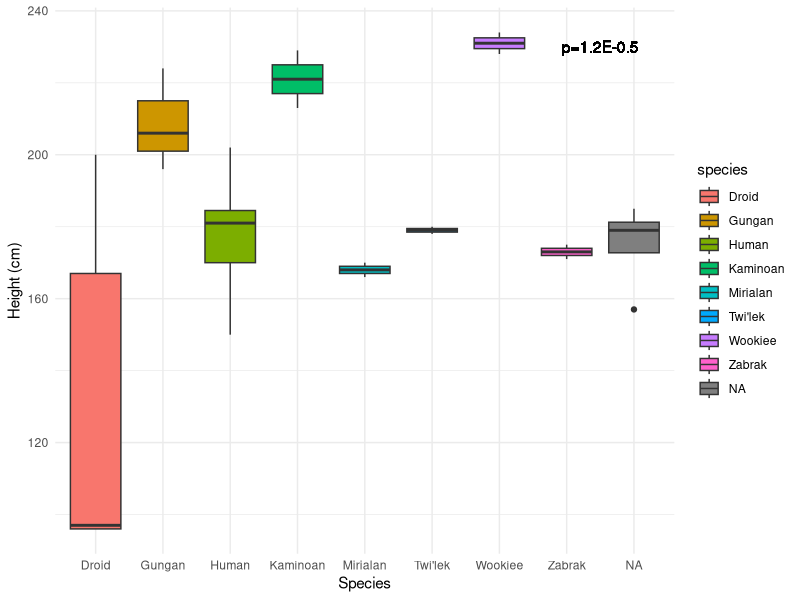
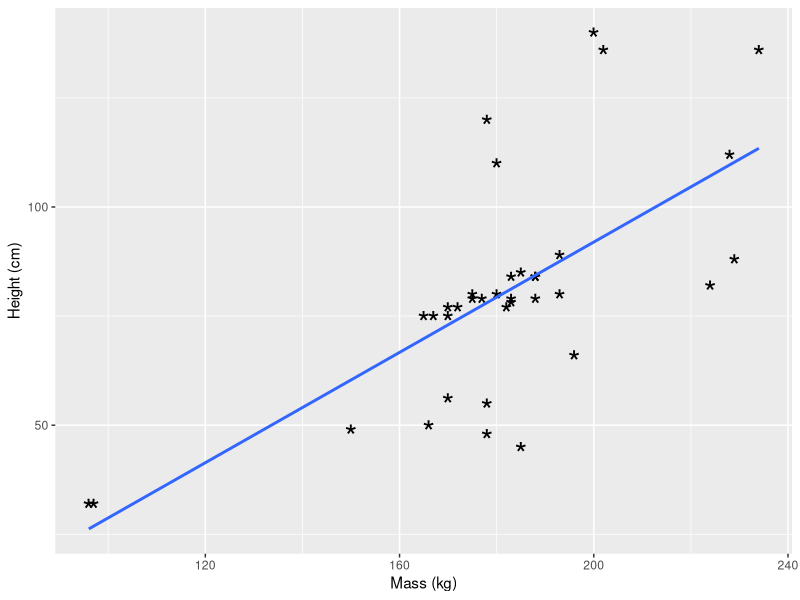
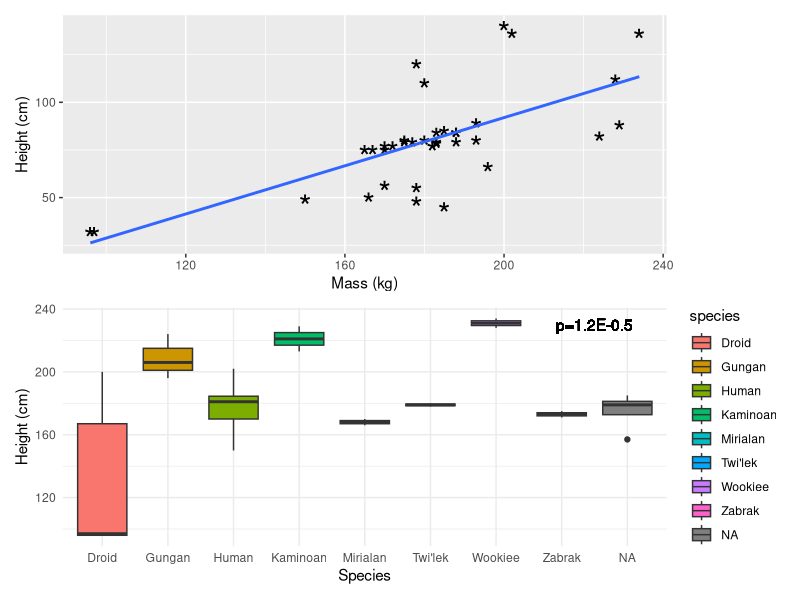
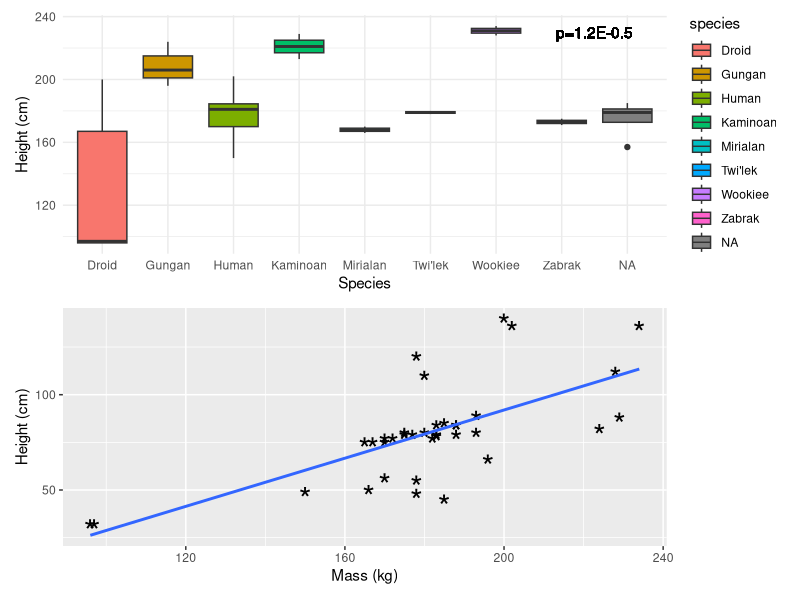

These charts were generated, in order, by the following R code:
## ---- chunk 1
library(dplyr)
library(ggplot2)
library(ggthemes)
library(patchwork)

data(starwars)
glimpse(starwars)

SpeciesMore<- starwars %>%
  group_by(species) %>%
  summarize(TotalNumber=n()) %>%
  filter(TotalNumber>1)

noLists<-filter(starwars, species %in% SpeciesMore$species) %>% 
  select(-(films:starships))
glimpse(noLists)
## ---- chunk 2
final<- noLists[complete.cases(noLists[,2]), ]
Averages<-final %>%
  group_by(species) %>% 
  summarize(meanHeight=mean(height, na.rm=TRUE), medianHeight= median(height, na.rm=T), sdHeight=sd(height, na.rm=T))
            
          
print(Averages)
## ---- chunk 3
plot<-ggplot(data=final, aes(x=species, y=height, fill=species)) +
  geom_boxplot()+
 xlab("Species") +
  ylab("Height (cm)")+ geom_text(x=8.5, y=230, label="p=1.2E-0.5") +
  theme_minimal()
  plot
## ---- chunk 4
scat<-ggplot(data=final, mapping=aes(x=height, y=mass,)) +
  geom_point(size=8, shape=42, color="black", fill="cyan")+
 xlab("Mass (kg)") +
  ylab("Height (cm)") + geom_smooth(method="lm", se=F)
scat
## ---- chunk 5
scat/plot
Multi<- plot/scat
Multi
